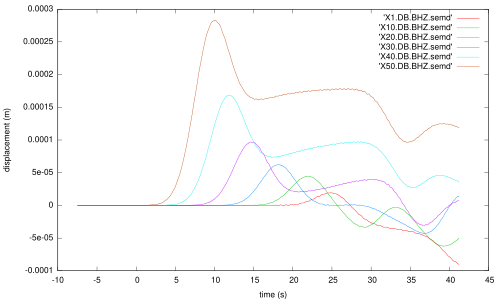

gnuplot code for this plot:
#!/usr/local/bin/gnuplot -persist
#
#    

set xlabel "time (s)"
set ylabel "displacement (m)"

plot 'X1.DB.BHZ.semd' w l,'X10.DB.BHZ.semd' w l,'X20.DB.BHZ.semd' w l,'X30.DB.BHZ.semd' w l,'X40.DB.BHZ.semd' w l,'X50.DB.BHZ.semd' w l
